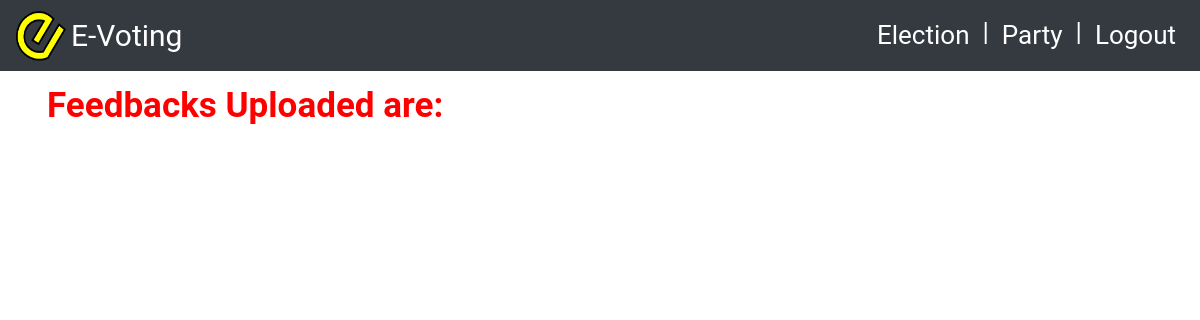
/charts/feedback_response/, run on an earlier commit of the app's database.
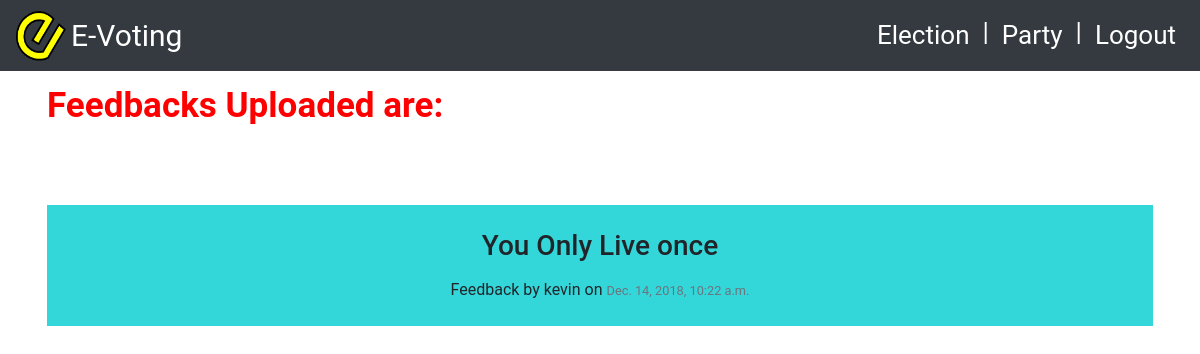
And on a later commit of the database.
### charts/models.py (models this page shows, shortened)
class Feedback(models.Model):
    name = models.CharField(max_length=30, null=False, unique=True)
    feedback = models.CharField(max_length=300, null=False)
    rating=models.CharField(max_length=10,null=False)
    date=models.DateTimeField(default=timezone.now)

### charts/views.py (the view)
def feedback_response(request):
    fresponse=Feedback.objects.all()
    data={'fresponse':fresponse}
    return render(request,'graphs/feedback_responses.html',data)

### templates/graphs/feedback_responses.html (shortened to what this page needs)
{% load staticfiles %}
<!Doctype html>
<html lang="en">
<head>
      <link rel="stylesheet" href="https://stackpath.bootstrapcdn.com/bootstrap/4.1.3/css/bootstrap.min.css">
    <link rel="stylesheet" href="{% static 'graphs\css1\style.css' %}">
</head>
<body>
      <nav class="navbar fixed-top container-fluid navbar-expand-lg navbar-light bg-dark">
         <div class="collapse navbar-collapse " id="navbarSupportedContent">
            <img src="{% static "images/e-voting.png"%}" alt="evoting image" width="50" height="50">
            <a href=" "  style="color:white; font-size:30px;margin:5px">E-Voting</a>
         </div>
         <ul class=" nav navbar-nav navbar-right">
            <li class="nav-item active">
               <a class="nav-link text-white" href="{% url 'organiser_app:election' %}" style="font-size:26px">Election <span class="sr-only">(current)</span></a>
            </li>
            <li>
               <p class="text-white " style="font-size:26px;margin:5px">|</p>
            </li>
            <li class="nav-item active">
               <a class="nav-link text-white" href="{% url 'organiser_app:party' %}" style="font-size:26px">Party <span class="sr-only">(current)</span></a>
            </li>
            <li>
               <p class="text-white " style="font-size:26px;margin:5px">|</p>
            </li>
            <li class="nav-item active">
               <a class="nav-link text-white " href="#" style="font-size:26px">Logout <span class="sr-only">(current)</span></a>
            </li>
         </ul>
      </nav>
<br><br>
<div class="container">
<marquee id="slider" onMouseOver="this.stop()" onMouseOut="this.start()">Feedbacks Uploaded are:</marquee><br>
    </div>
{% for data in fresponse %}
<br><br>
    <main role="main" class="container">
    <div class="row">
        <div class="col md-5">
        <article class="media content-section" style="background-color:rgba(0, 206, 209, 0.8)">
        <div class="media-body">
            <div class="article-metadata">
                <br>
                <h3><center><p class ="article-content">{{data.feedback}}</p></center></h3>
                <center>Feedback by {{data.name}} on <small class="text-muted">{{data.date}}</small></center><br>
            </div>
        </div>
        </div>
    </div>
    </main>
{% endfor %}
<div style="height: 400px"></div>
</body>
</html>

What changed in the data, as far as the page shows it:
added Feedback: feedback "You Only Live once", name "kevin", date "Dec. 14, 2018, 10:22 a.m."
